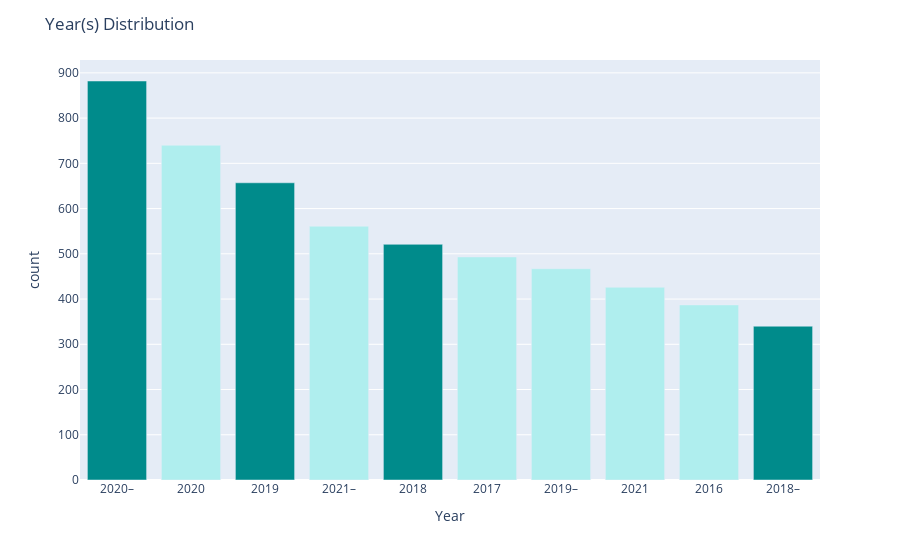

Notebook cell for this chart:
### Code cell
import plotly.express as px
colors = ['paleturquoise'] * 10
colors[0],colors[2],colors[4],colors[-1] = 'darkcyan','darkcyan','darkcyan','darkcyan'

fig = px.bar(data_frame = year_count.head(10),
             x = 'Year', y = 'count')

fig.update_traces(marker_color = colors)

fig.update_layout(title = 'Year(s) Distribution')

fig.show()

### Figure 1 — Plotly figure (JSON) as saved in the notebook; plotly's stock layout.template omitted (floating-point values rounded to 4 significant figures)
{"data": [{"alignmentgroup": "True", "hovertemplate": "Year=%{x}<br>count=%{y}<extra></extra>", "legendgroup": "", "marker": {"color": ["darkcyan", "paleturquoise", "darkcyan", "paleturquoise", "darkcyan", "paleturquoise", "paleturquoise", "paleturquoise", "paleturquoise", "darkcyan"], "pattern": {"shape": ""}}, "name": "", "offsetgroup": "", "orientation": "v", "showlegend": false, "textposition": "auto", "type": "bar", "x": ["2020–", "2020", "2019", "2021–", "2018", "2017", "2019–", "2021", "2016", "2018–"], "xaxis": "x", "y": [882, 740, 657, 561, 521, 493, 467, 426, 387, 340], "yaxis": "y"}], "layout": {"barmode": "relative", "legend": {"tracegroupgap": 0}, "margin": {"t": 60}, "title": {"text": "Year(s) Distribution"}, "xaxis": {"anchor": "y", "domain": [0, 1], "title": {"text": "Year"}}, "yaxis": {"anchor": "x", "domain": [0, 1], "title": {"text": "count"}}}}
